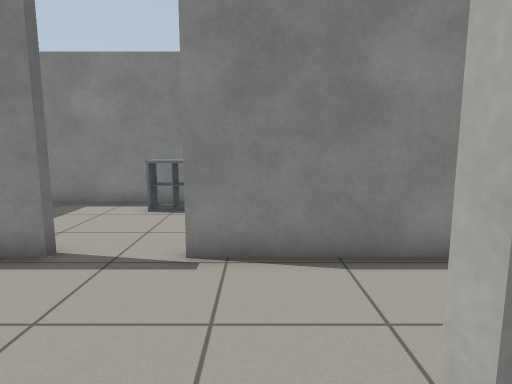
[1] (above)

14 first-person views from a walk through a world built for the Gazebo simulator. The camera is 1 m above the floor, tilts 8° down and sees 75° across. The floor is counted in squares, 0.5 m on a side. Each view is taken from the middle of a square. On the plan, view 1 faces up. The plan holds only what a view shows up to about 18 squares ahead; the rest is blank.

[2]
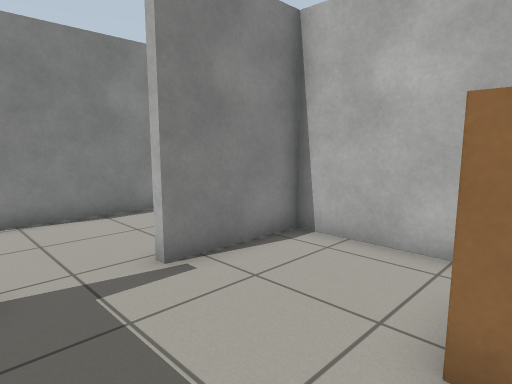

[3]
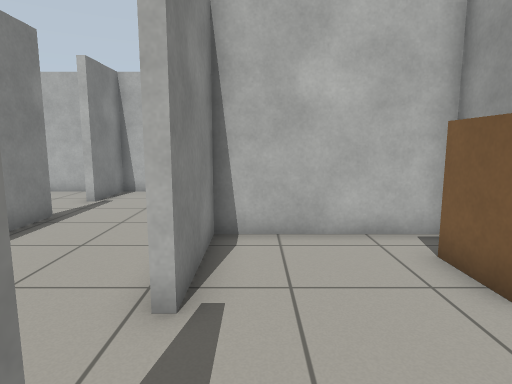

[4]
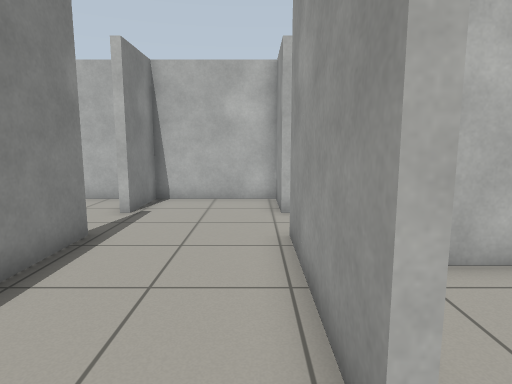

[5]
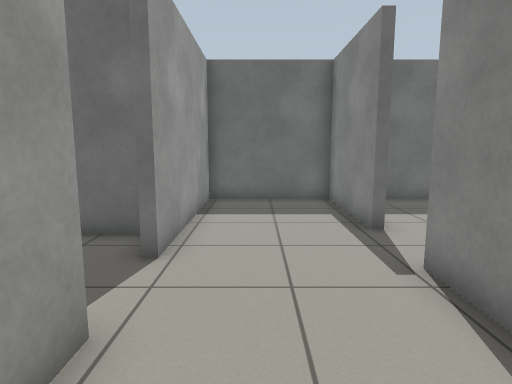

[6]
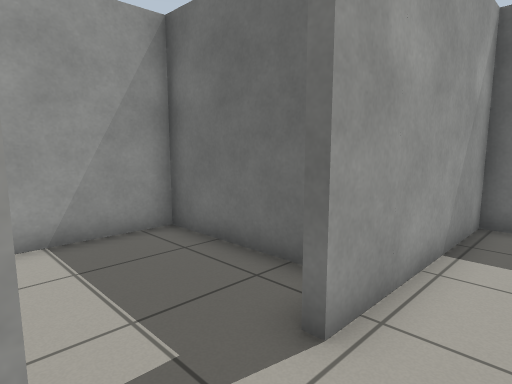

[7]
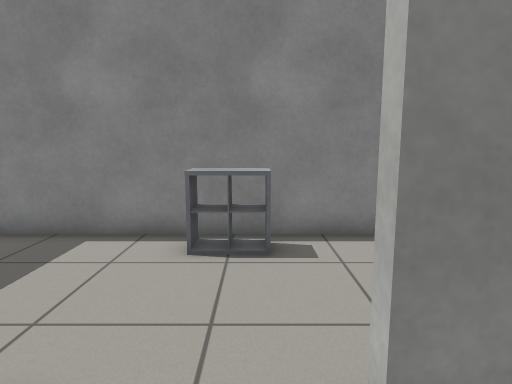

[8]
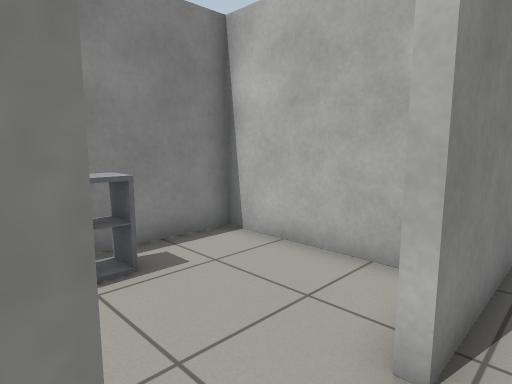

[9]
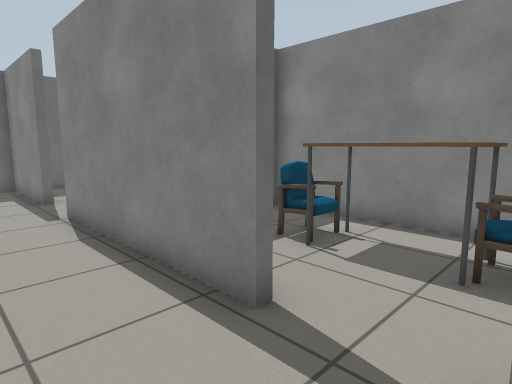

[10]
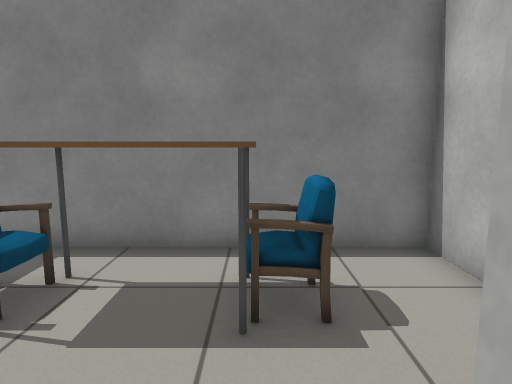

[11]
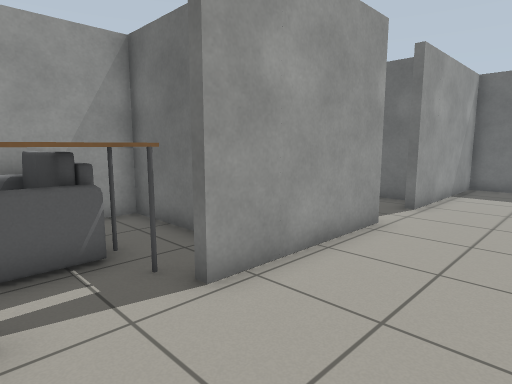

[12]
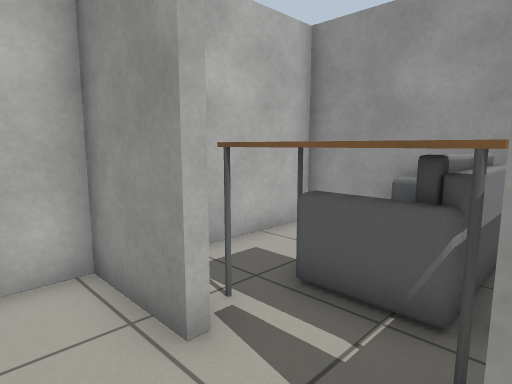

[13]
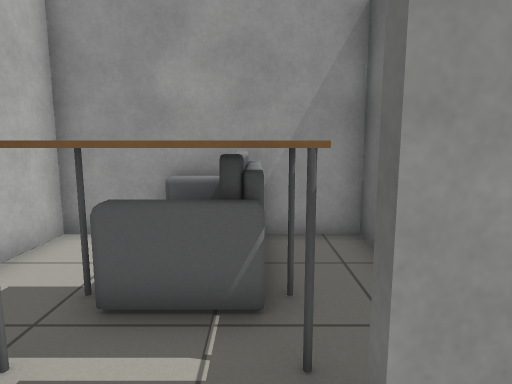

[14]
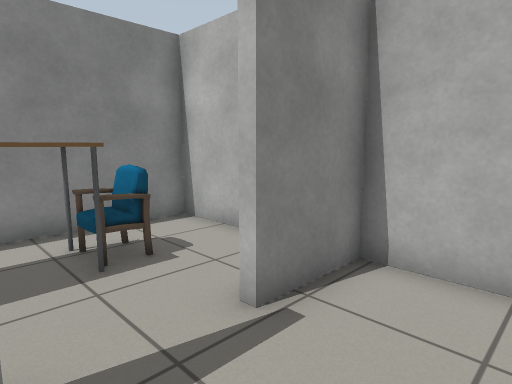

### Floor plan
Ten units are one square. View 1 is at (0, 0); x grows to the right and y downward. Boxes are objects, and circles mark ways between rooms. Rooms are numbered by the first view taken in them; rooms with no view inside come last. Other rooms are left out.
<svg viewBox="-89 -118 207 168">
<path fill="none" stroke="#000" d="M-34 34 -34 43 0 43M-18 -13 -18 -9M-34 -5 -34 15M36 43 44 43 44 -9 8 -9M6 -13 62 -13M64 -57 -12 -57 -12 -61M-36 -57 -84 -57 -84 -13 -18 -13M86 -13 113 -13 113 -57 87 -57 87 -61M-84 -95 -84 -71M14 -70 14 -113 -78 -113M113 -70 113 -113 16 -113"/>
<rect x="5" y="35" width="30" height="10" fill="#bbb"><title>bookshelf</title></rect>
<rect x="-35" y="-105" width="20" height="10" fill="#bbb"><title>shelf</title></rect>
<rect x="35" y="-105" width="20" height="20" fill="#bbb"><title>chair</title></rect>
<rect x="55" y="-105" width="20" height="20" fill="#bbb"><title>table</title></rect>
<rect x="75" y="-105" width="20" height="20" fill="#bbb"><title>chair</title></rect>
<circle cx="-5" cy="-10" r="3" fill="#2a7"/>
<circle cx="-25" cy="-60" r="3" fill="#2a7"/>
<circle cx="75" cy="-60" r="3" fill="#2a7"/>
<text x="0" y="20">1</text>
<text x="20" y="-40">2</text>
<text x="-40" y="-90">3</text>
<text x="70" y="-90">4</text>
</svg>
Room 1 opens to room 2. Room 2 opens to room 3. Room 2 opens to room 4.

Where each view was taken, in squares from view 1:
view 1: 0 up, 0 right, facing up
view 2: 4 down, 2 left, facing up-right
view 3: 0 up, 3 left, facing right
view 4: 2 up, 1 left, facing right
view 5: 3 up, 4 right, facing left
view 6: 3 up, 1 right, facing down-left
view 7: 4 up, 2 left, facing up
view 8: 5 up, 4 left, facing up-right
view 9: 3 up, 9 right, facing up-left
view 10: 5 up, 8 right, facing up
view 11: 5 up, 9 right, facing down-left
view 12: 3 up, 6 right, facing down-right
view 13: 3 up, 7 right, facing down
view 14: 3 up, 6 right, facing up-right
